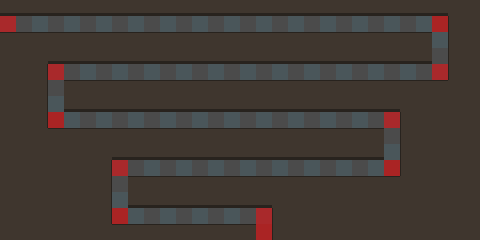

This game map was drawn from its Tiled (.tmx) file and the tilesets committed beside it. A one-line description and the full map source follow:
An orthogonal 30x15 tile map with 16x16 px tiles, 2 tile layers (Level, Waypoints).

<map version="1.0" tiledversion="1.1.3" orientation="orthogonal" renderorder="right-down" width="30" height="15" tilewidth="16" tileheight="16" infinite="0" nextobjectid="1">
 <tileset firstgid="1" name="Sprites" tilewidth="16" tileheight="16" tilecount="28" columns="7">
  <image source="map.png" width="112" height="64" />
 </tileset>
 <layer name="Level" width="30" height="15">
  <data encoding="csv">
5,5,5,5,5,5,5,5,5,5,5,5,5,5,5,5,5,5,5,5,5,5,5,5,5,5,5,5,1,1,
2,3,2,3,2,3,2,3,2,3,2,3,2,3,2,3,2,3,2,3,2,3,2,3,2,3,2,3,6,1,
4,4,4,4,4,4,4,4,4,4,4,4,4,4,4,4,4,4,4,4,4,4,4,4,4,4,4,2,6,1,
1,1,1,5,5,5,5,5,5,5,5,5,5,5,5,5,5,5,5,5,5,5,5,5,5,5,5,3,6,1,
1,1,7,2,3,2,3,2,3,2,3,2,3,2,3,2,3,2,3,2,3,2,3,2,3,2,3,2,6,1,
1,1,7,3,4,4,4,4,4,4,4,4,4,4,4,4,4,4,4,4,4,4,4,4,4,4,4,4,1,1,
1,1,7,2,5,5,5,5,5,5,5,5,5,5,5,5,5,5,5,5,5,5,5,5,5,1,1,1,1,1,
1,1,7,3,2,3,2,3,2,3,2,3,2,3,2,3,2,3,2,3,2,3,2,3,2,6,1,1,1,1,
1,1,1,4,4,4,4,4,4,4,4,4,4,4,4,4,4,4,4,4,4,4,4,4,3,6,1,1,1,1,
1,1,1,1,1,1,1,5,5,5,5,5,5,5,5,5,5,5,5,5,5,5,5,5,2,6,1,1,1,1,
1,1,1,1,1,1,7,2,3,2,3,2,3,2,3,2,3,2,3,2,3,2,3,2,3,6,1,1,1,1,
1,1,1,1,1,1,7,3,4,4,4,4,4,4,4,4,4,4,4,4,4,4,4,4,4,1,1,1,1,1,
1,1,1,1,1,1,7,2,5,5,5,5,5,5,5,5,5,1,1,1,1,1,1,1,1,1,1,1,1,1,
1,1,1,1,1,1,7,3,2,3,2,3,2,3,2,3,2,6,1,1,1,1,1,1,1,1,1,1,1,1,
1,1,1,1,1,1,1,4,4,4,4,4,4,4,4,4,3,6,1,1,1,1,1,1,1,1,1,1,1,1
</data>
 </layer>
 <layer name="Waypoints" width="30" height="15">
  <data encoding="csv">
0,0,0,0,0,0,0,0,0,0,0,0,0,0,0,0,0,0,0,0,0,0,0,0,0,0,0,0,0,0,
28,0,0,0,0,0,0,0,0,0,0,0,0,0,0,0,0,0,0,0,0,0,0,0,0,0,0,28,0,0,
0,0,0,0,0,0,0,0,0,0,0,0,0,0,0,0,0,0,0,0,0,0,0,0,0,0,0,0,0,0,
0,0,0,0,0,0,0,0,0,0,0,0,0,0,0,0,0,0,0,0,0,0,0,0,0,0,0,0,0,0,
0,0,0,28,0,0,0,0,0,0,0,0,0,0,0,0,0,0,0,0,0,0,0,0,0,0,0,28,0,0,
0,0,0,0,0,0,0,0,0,0,0,0,0,0,0,0,0,0,0,0,0,0,0,0,0,0,0,0,0,0,
0,0,0,0,0,0,0,0,0,0,0,0,0,0,0,0,0,0,0,0,0,0,0,0,0,0,0,0,0,0,
0,0,0,28,0,0,0,0,0,0,0,0,0,0,0,0,0,0,0,0,0,0,0,0,28,0,0,0,0,0,
0,0,0,0,0,0,0,0,0,0,0,0,0,0,0,0,0,0,0,0,0,0,0,0,0,0,0,0,0,0,
0,0,0,0,0,0,0,0,0,0,0,0,0,0,0,0,0,0,0,0,0,0,0,0,0,0,0,0,0,0,
0,0,0,0,0,0,0,28,0,0,0,0,0,0,0,0,0,0,0,0,0,0,0,0,28,0,0,0,0,0,
0,0,0,0,0,0,0,0,0,0,0,0,0,0,0,0,0,0,0,0,0,0,0,0,0,0,0,0,0,0,
0,0,0,0,0,0,0,0,0,0,0,0,0,0,0,0,0,0,0,0,0,0,0,0,0,0,0,0,0,0,
0,0,0,0,0,0,0,28,0,0,0,0,0,0,0,0,28,0,0,0,0,0,0,0,0,0,0,0,0,0,
0,0,0,0,0,0,0,0,0,0,0,0,0,0,0,0,28,0,0,0,0,0,0,0,0,0,0,0,0,0
</data>
 </layer>
</map>